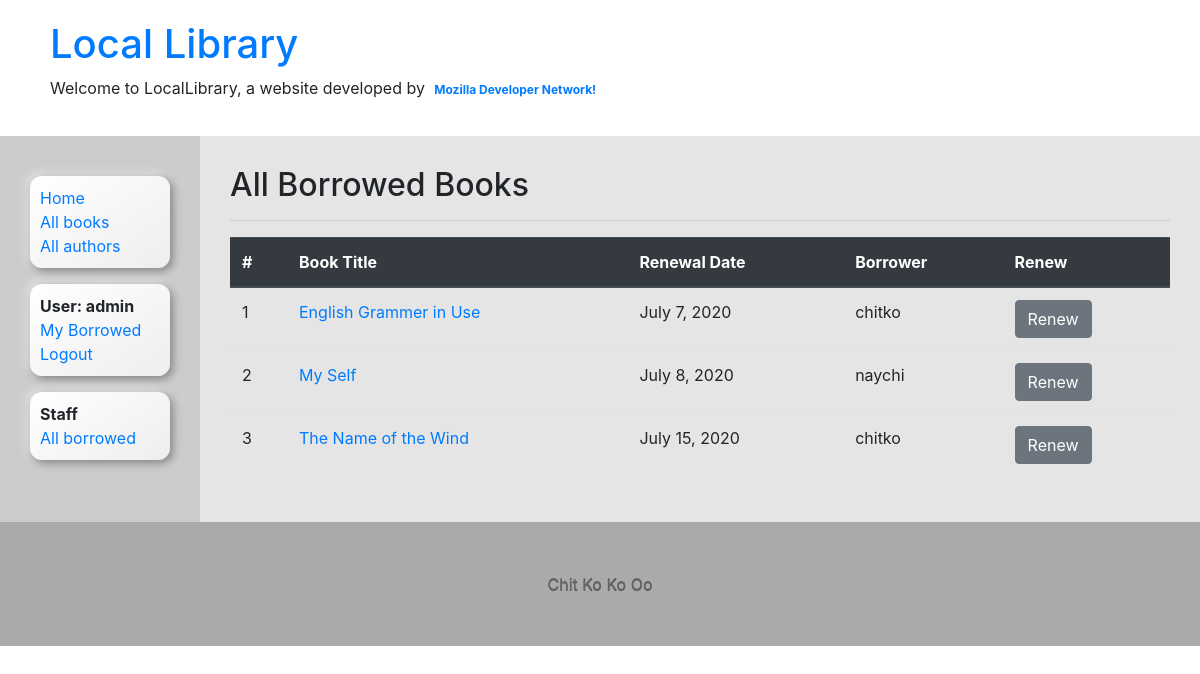
Screenshot of /catalog/allborrowedbooks/ (signed in) with the database file from the repository.
### catalog/models.py (models this page shows, shortened)
class BookInstance(models.Model):
	id = models.UUIDField(primary_key=True, default=uuid.uuid4, help_text='Unique ID for this particular book across whole library')
	book = models.ForeignKey('Book', on_delete=models.SET_NULL, null=True)
	imprint = models.CharField(max_length=200)
	due_back = models.DateField(null=True, blank=True)
	borrower = models.ForeignKey(User, on_delete=models.SET_NULL, null=True, blank=True)
	LOAN_STATUS = (
		('m', 'Maintenance'),
		('o', 'On Loan'),
		('a', 'Available'),
		('r', 'Reserved'),
	)
	status = models.CharField(
		max_length=1,
		choices=LOAN_STATUS,
		blank=True,
		default='m',
		help_text='Book availability',
	)
	class Meta:
		ordering = ['due_back']
		permissions = (('can_mark_returned', "Set book as returned"),)

class Book(models.Model):
	title = models.CharField(max_length=200)
	author = models.ForeignKey('Author', on_delete=models.SET_NULL, null=True)
	language = models.ForeignKey(Language, on_delete=models.SET_NULL, null=True, help_text='Choose written language of book')
	summary = models.TextField(max_length=1000, help_text='Enter a brief description of the book')
	isbn = models.CharField('ISBN', max_length=13, help_text='13 Character <a href="https://www.isbn-international.org/content/what-isbn">ISBN number</a>')
	genre = models.ManyToManyField(Genre, help_text='Select a genre for this book')
	def display_genre(self):
		"""Create a string for the Genre. This is required to display genre in Admin."""
		return ', '.join(genre.name for genre in self.genre.all()[:3])
	display_genre.short_description = 'Genre'

### catalog/views.py (the view)
# urls.py: path('allborrowedbooks/', views.AllLoanedBooksListView.as_view(), name='all-borrowed'),
class AllLoanedBooksListView(PermissionRequiredMixin, generic.ListView):
	permission_required = 'catalog.can_mark_returned'
	model = BookInstance
	template_name = 'catalog/bookinstance_list_all_borrowed_book.html'
	paginate_by = 10
	def get_queryset(self):
		return BookInstance.objects.filter(status__exact='o').order_by('due_back')

### catalog/templates/catalog/bookinstance_list_all_borrowed_book.html (shortened to what this page needs)
{% extends "base_generic.html" %}
{% block content %}
	<h2>All Borrowed Books</h2>
	<hr>
	{% if bookinstance_list %}
	<table class="table table-stripped table-hover">
		<thead>
			<tr class="thead-dark">
				<th>#</th>
				<th>Book Title</th>
				<th>Renewal Date</th>
				<th>Borrower</th>
				{% if perms.catalog.can_mark_returned %}
				<th>Renew</th>
				{% endif %}
			</tr>
		</thead>
		<tbody>
			{% for bookinst in bookinstance_list %}
			<tr>
				<td>{{ forloop.counter }}</td>
				<td class="{% if bookinst.is_overdue %}text-danger{% endif %}">
					<a href="{% url 'book-detail' bookinst.book.pk %}">{{ bookinst.book.title }}</a>
				</td>
				<td>{{ bookinst.due_back }}</td>
				<td>{{ bookinst.borrower }}</td>
				{% if perms.catalog.can_mark_returned %}
				<td><a href="{% url 'renew-book-librarian' bookinst.id %}" class="btn btn-secondary"> Renew </a></td>
				{% endif %}
			</tr>
			{% endfor %}
		</tbody>
	</table>
	{% else %}
		<p class="text-danger">There is no borrowed book right now.</p>
	{% endif %}
{% endblock content %}

### catalog/templates/base_generic.html (shortened to what this page needs)
<!DOCTYPE html>
<html lang='en'>
<head>
	<link rel="stylesheet" href="https://stackpath.bootstrapcdn.com/bootstrap/4.5.0/css/bootstrap.min.css">
	{% load static %}
	<link rel="stylesheet" href="{% static 'css/style.css' %}">
</head>
<body>
	<div class="container-fluid">
		<div class="row branding">
			<div class="col-md-12">
				<h1><a href="{% url 'index' %}">Local Library</a></h1>
				<p>Welcome to LocalLibrary, a website developed by
					<a href="https://developer.mozilla.org/en-US/docs/Learn/Server-side/Django" class="badge" target="_blank">
						Mozilla Developer Network!
					</a>
				</p>
			</div>
		</div>
	</div>
	<div class="container-fluid">
	    <div class="row">
	    	<div class="col-sm-2 left-side-bar">
	    	{% block sidebar %}
				<ul class="sidebar-nav">
					<li><a href="{% url 'index' %}">Home</a></li>
					<li><a href="{% url 'books' %}">All books</a></li>
					<li><a href="{% url 'authors' %}">All authors</a></li>
				</ul>
				<ul class="sidebar-nav">
					{% if user.is_authenticated %}
					<li><b>User: {{ user.get_username }}</b></li>
					<li><a href="{% url 'my-borrowed' %}">My Borrowed</a></li>
					<li><a href="{% url 'logout' %}?next={{ request.path }}">Logout</a></li>
				{% else %}
					<li><a href="{% url 'login' %}?next={{ request.path }}">Login</a></li>
				{% endif %}
				</ul>
				{% if perms.catalog.can_mark_returned %}
				<ul class="sidebar-nav">
					<li><b>Staff</b></li>
					<li><a href="{% url 'all-borrowed' %}">All borrowed</a></li>
				</ul>
				{% endif %}
	    	{% endblock %}
	    	</div>
		    <div class="col-sm-10 main-content">{% block content %}{% endblock %}</div>
		</div>
	</div>
	<div class="container-fluid">
		<div class="row">
			<div class="col-12 footer text-center">
				Chit Ko Ko Oo
			</div>
		</div>
	</div>
</body>
</html>

### catalog/static/css/style.css (style rules this page uses)
.branding { margin-left: 20px; margin-right: 20px; margin-top: 20px; margin-bottom: 20px; }
.sidebar-nav { margin-top: 10px; padding: 10px; list-style: none; border-radius: 12px; background: -webkit-linear-gradient(55deg, #ffffff, #eeeeee); background: -o-linear-gradient(55deg, #ffffff, #eeeeee); background: linear-gradient(145deg, #ffffff, #eeeeee); box-shadow: 3px 3px 8px #838383, -3px -3px 8px #e7e7e7; }
.left-side-bar { background-color: rgba(0,0,0, 0.2); padding: 30px; }
.main-content { padding: 30px; background-color: rgba(0,0,0, 0.1); }
a { text-decoration: none; }
.footer { padding: 50px; color: #666; background-color: #aaa; text-shadow: 0px 1px 0px rgba(0,0,0,.5); }

### rows the page displays
BookInstance: book "English Grammer in Use", due_back "July 7, 2020", borrower "chitko"
BookInstance: book "My Self", due_back "July 8, 2020", borrower "naychi"
BookInstance: book "The Name of the Wind", due_back "July 15, 2020", borrower "chitko"

### other values shown
{{ user.get_username }} "admin"
